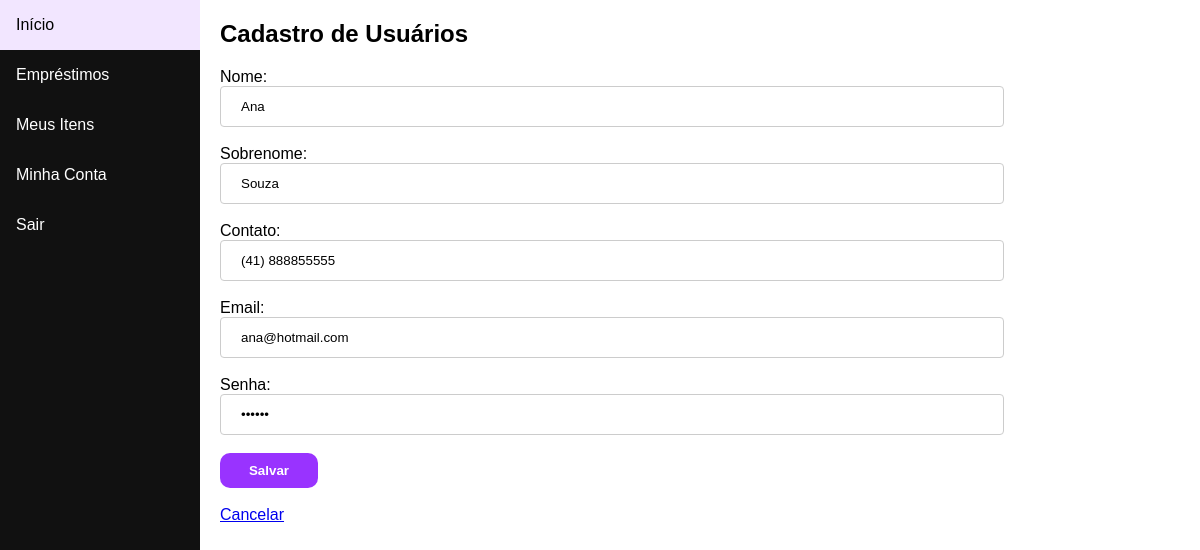
Screenshot of /cadastrousuarios.php?id=2 (signed in) with the database file from the repository.
### tables this page shows
CREATE TABLE `usuarios` (
  `id` int(11) NOT NULL,
  `nome` varchar(100) NOT NULL,
  `sobrenome` varchar(100) NOT NULL,
  `contato` varchar(15) NOT NULL,
  `email` varchar(100) NOT NULL,
  `senha` varchar(100) NOT NULL,
  `ativo` char(1) NOT NULL DEFAULT 'A'
);

### cadastrousuarios.php (the view, shortened to what this page needs)
<?php
    include "includes/topocadastro.php";
    include "includes/conecta.php";
    $nome = "";
    $sobrenome = "";
    $contato = "";
    $email = "";
    $senha = "";
    if(isset($_GET['id'])){
      $id = $_GET['id'];
      $sql = "SELECT * FROM usuarios WHERE id = $id";
      $res = mysqli_query($conn, $sql);
      $row = mysqli_fetch_assoc($res);
      $nome = $row['nome'];
      $sobrenome = $row['sobrenome'];
      $contato = $row['contato'];
      $email = $row['email'];
      $senha = $row['senha'];
    }
?>
  <?php
    include "includes/menu.php";
    ?>
</body>
  <body>
    <div class="content">
      <h2>Cadastro de Usuários</h2>
        <form action="recebeusuarios.php" method="post">
          <label for="nome">Nome:</label><br>
          <input type="text" name="nome" value="<?php echo $nome; ?>" /><br><br>
          <label for="sobrenome">Sobrenome:</label><br>
          <input type="text" name="sobrenome" value="<?php echo $sobrenome; ?>" /><br><br>
          <label for="contato">Contato:</label><br>
          <input type="text" name="contato" value="<?php echo $contato; ?>" /><br><br>
          <label for="email">Email:</label><br>
          <input type="email" name="email" value="<?php echo $email; ?>"  /><br><br>
          <label for="senha">Senha:</label><br>
          <input type="password" name="senha" value="<?php echo $senha; ?>" /><br><br>
          <input type="submit" value="Salvar"><br><br>
          <a href="listausuarios.php">Cancelar</a><br><br>
        </form>
    </div>
  </body>
</html>

### css/cadastro.css (style rules this page uses)
* { box-sizing: border-box; }
body { margin: 0; font-family: Arial, Helvetica, sans-serif; }
.content { margin-left: 200px; padding-left: 20px; }
input[type=text], input[type=date], input[type=email], input[type=password], select, textarea { width: 80%; padding: 12px 20px; margin: auto; display: inline-block; border: 1px solid #ccc; border-radius: 4px; box-sizing: border-box; }
input[type=submit] { width: 10%; background-color: #9933ff; color: white; padding: 10px 18px; margin: auto; border: none; border-radius: 10px; cursor: pointer; font-weight: bold; }

### rows the page displays
usuarios: nome "Ana", sobrenome "Souza", contato "(41) 888855555", email "ana@hotmail.com"
